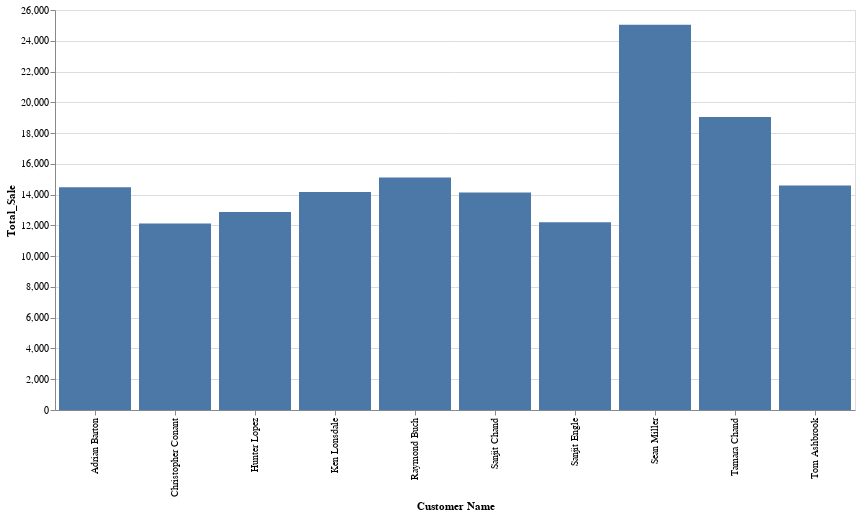

The code cell stored with this chart in its notebook:
### Code cell
import altair as alt
# Create a bar chart of the top products by total sale, encoding Customer Name on the x-axis and Total_Sale on the y-axis.
# Adjust the chart size to make it 800 pixels wide and 400 pixels high.
chart = alt.Chart(top_products).mark_bar().encode(x='Customer Name', y='Total_Sale').properties(width=800, height=400)
# Display the chart.
chart

### Figure 1 — Vega-Lite specification as saved in the notebook (floating-point values rounded to 4 significant figures)
{"config": {"view": {"continuousWidth": 300, "continuousHeight": 300}}, "data": {"name": "data-368ff90dc3010d765ec5007e0023aeae"}, "mark": {"type": "bar"}, "encoding": {"x": {"field": "Customer Name", "type": "nominal"}, "y": {"field": "Total_Sale", "type": "quantitative"}}, "height": 400, "width": 800, "$schema": "https://vega.github.io/schema/vega-lite/v5.20.1.json", "datasets": {"data-368ff90dc3010d765ec5007e0023aeae": [{"Customer Name": "Sean Miller", "Total_Sale": 25040.0}, {"Customer Name": "Tamara Chand", "Total_Sale": 19050.0}, {"Customer Name": "Raymond Buch", "Total_Sale": 15120.0}, {"Customer Name": "Tom Ashbrook", "Total_Sale": 14600.0}, {"Customer Name": "Adrian Barton", "Total_Sale": 14470.0}, {"Customer Name": "Ken Lonsdale", "Total_Sale": 14180.0}, {"Customer Name": "Sanjit Chand", "Total_Sale": 14140.0}, {"Customer Name": "Hunter Lopez", "Total_Sale": 12870.0}, {"Customer Name": "Sanjit Engle", "Total_Sale": 12210.0}, {"Customer Name": "Christopher Conant", "Total_Sale": 12130.0}]}}
